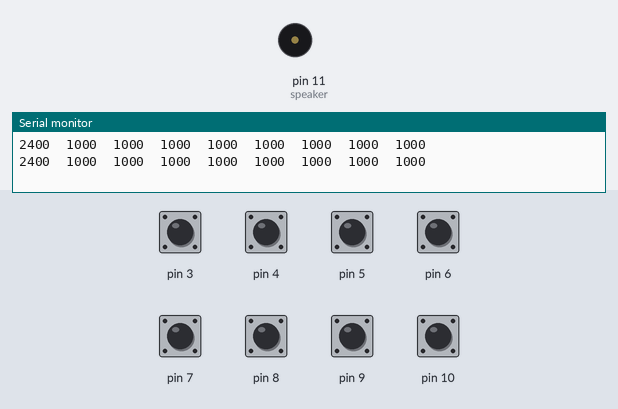
Simulated run of this sketch. Board: Arduino Uno, built with avr-gcc and run on an emulated ATmega328P. On the bench: buzzer (waves = sounding), the last lines printed to the serial monitor. Inputs (shaded band) come from the test bench; at power-on: pin 3–10 HIGH.

Above: at 5.9 s.
6.0 s: pin 3 pulled LOW for 2.8 s
At 7.9 s:
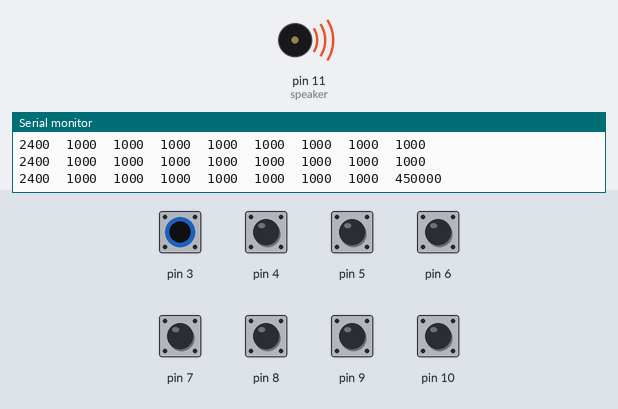
11.1 s: pin 4 pulled LOW for 2.8 s
At 14.7 s:
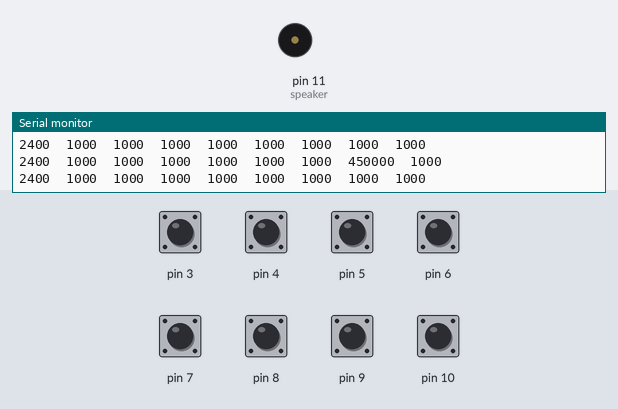
15.9 s: pin 5 pulled LOW for 2.8 s
At 18.2 s:
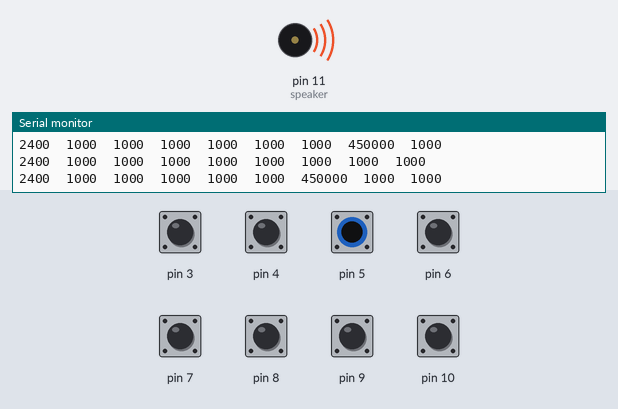
23.1 s: pin 6 pulled LOW for 2.8 s
At 29.6 s:
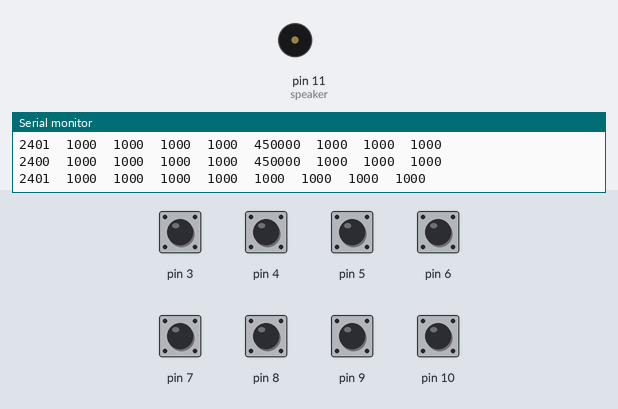
30.4 s: pin 7 pulled LOW for 2.8 s
At 34.1 s:
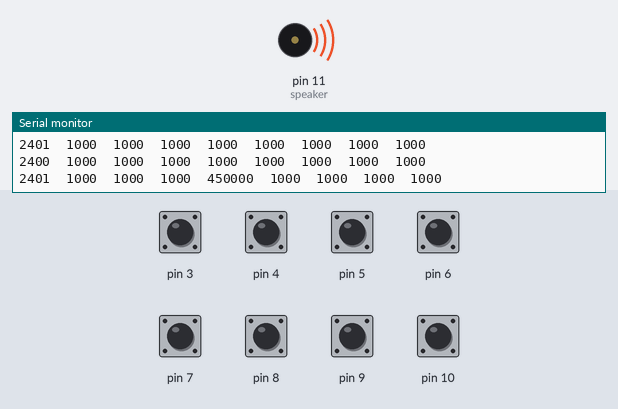
37.6 s: pin 8 pulled LOW for 2.8 s
At 44.4 s:
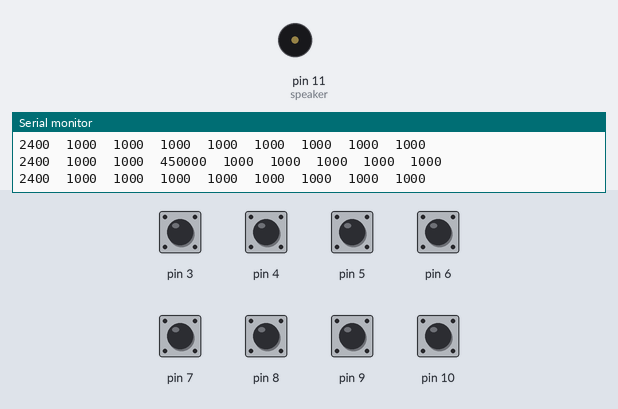
Timing chart, 0 to 45.9 s (numbered marks = the images above; inputs shaded):
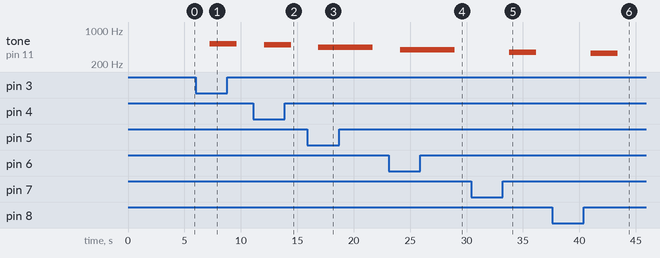

The sketch:

can_piano.ino
```cpp
/* Original project by Oh Hai Seng 07 November 2013
 To watch the Demo of his Project:
     http://www.youtube.com/watch?v=X4QNT5hOHLs&list=TLlm-tAV1gEzDF4VV39VdjCSLNlfe0tTpU

*/

// Import the CapacaitiveSensor Library.
#include <CapacitiveSensor.h>


#define speaker 11


// Set the Send Pin & Receive Pin.
CapacitiveSensor   cs_12_10 = CapacitiveSensor(12,10);
CapacitiveSensor   cs_12_9 = CapacitiveSensor(12,9);
CapacitiveSensor   cs_12_8 = CapacitiveSensor(12,8);
CapacitiveSensor   cs_12_7 = CapacitiveSensor(12,7);
CapacitiveSensor   cs_12_6 = CapacitiveSensor(12,6);
CapacitiveSensor   cs_12_5 = CapacitiveSensor(12,5);
CapacitiveSensor   cs_12_4 = CapacitiveSensor(12,4);
CapacitiveSensor   cs_12_3 = CapacitiveSensor(12,3);


void setup()
{
  cs_12_7.set_CS_AutocaL_Millis(0xFFFFFFFF);     // turn off autocalibrate on channel 1 - just as an example

  // Arduino start communicate with computer.
  Serial.begin(9600);
}

void loop()
{
  // Set a timer.
  long start = millis();

  // Set the sensitivity of the sensors.
  long total1 =  cs_12_10.capacitiveSensor(3000);
  long total2 =  cs_12_9.capacitiveSensor(3000);
  long total3 =  cs_12_8.capacitiveSensor(3000);
  long total4 =  cs_12_7.capacitiveSensor(3000);
  long total5 =  cs_12_6.capacitiveSensor(3000);
  long total6 =  cs_12_5.capacitiveSensor(3000);
  long total7 =  cs_12_4.capacitiveSensor(3000);
  long total8 =  cs_12_3.capacitiveSensor(3000);


  Serial.print(millis() - start);        // check on performance in milliseconds
  Serial.print("\t");                    // tab character for debug windown spacing

  Serial.print(total1);                  // print sensor output 1
  Serial.print("\t");                    // Leave some space before print the next output
  Serial.print(total2);                  // print sensor output 2
  Serial.print("\t");                    // Leave some space before print the next output
  Serial.print(total3);                  // print sensor output 3
  Serial.print("\t");                    // Leave some space before print the next output
  Serial.print(total4);                  // print sensor output 4
  Serial.print("\t");                    // Leave some space before print the next output
  Serial.print(total5);                  // print sensor output 5
  Serial.print("\t");                    // Leave some space before print the next output
  Serial.print(total6);                  // print sensor output 6
  Serial.print("\t");                    // Leave some space before print the next output
  Serial.print(total7);                  // print sensor output 7
                                         // Leave some space before print the next output
  Serial.print("\t");
  Serial.println(total8);                // print sensor output 8
                                         // "println" - "ln" represent as "line", system will jump to next line after print the output.


  // When hand is touched the sensor, the speaker will produce a tone.
  // I set a threshold for it, so that the sensor won't be too sensitive.
  if (total1 > 1000) tone(speaker,262);   // frequency
  if (total2 > 1000) tone(speaker,294);   // you can see https://www.arduino.cc/en/Tutorial/toneMelody if you want to change frequency
  if (total3 > 1000) tone(speaker,330);
  if (total4 > 1000) tone(speaker,349);
  if (total5 > 1000) tone(speaker,392);
  if (total6 > 1000) tone(speaker,440);
  if (total7 > 1000) tone(speaker,494);
  if (total8 > 1000) tone(speaker,523);

  // When hand didn't touch on it, no tone is produced.
  if (total1<=1000  &  total2<=1000  &  total3<=1000 & total4<=1000  &  total5<=1000  &  total6<=1000 &  total7<=1000 &  total8<=1000)
    noTone(speaker);

  delay(10);                             // arbitrary delay to limit data to serial port
}
```

Measured:
- after the input at 6.0 s, tone on pin 11 (speaker): silent → 523 Hz after 1.2 s, → silent 2.4 s later
- after the input at 11.1 s, tone on pin 11 (speaker): silent → 494 Hz after 0.95 s, → silent 2.4 s later
- after the input at 15.9 s, tone on pin 11 (speaker): silent → 440 Hz after 0.98 s, → silent 4.8 s later
- after the input at 23.1 s, tone on pin 11 (speaker): silent → 392 Hz after 1.0 s, → silent 4.8 s later
- after the input at 30.4 s, tone on pin 11 (speaker): silent → 349 Hz after 3.4 s, → silent 2.4 s later
- after the input at 37.6 s, tone on pin 11 (speaker): silent → 330 Hz after 3.4 s, → silent 2.4 s later
